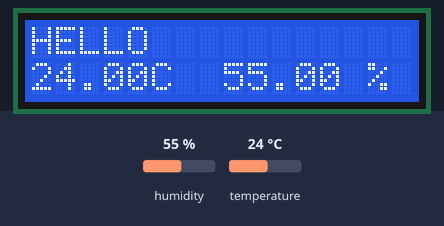
Simulated run of this sketch. Board: Arduino Uno, built with avr-gcc and run on an emulated ATmega328P. On the bench: 16×2 character LCD. Inputs (shaded band) come from the test bench; at power-on: humidity 55 %, temperature 24 °C. What the sketch prints to the serial monitor is not drawn.

Above: at 2.3 s.
2.4 s: humidity set to 22 %
At 3.3 s:
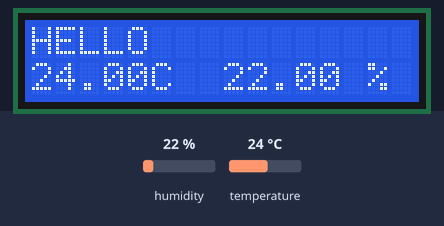
4.2 s: temperature set to 12 °C
At 5.2 s:
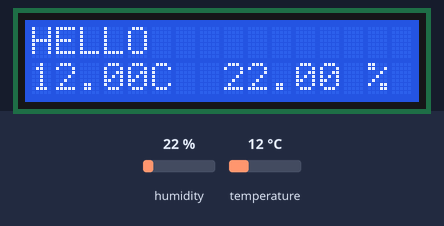
5.7 s: humidity set to 40 %
At 7.0 s:
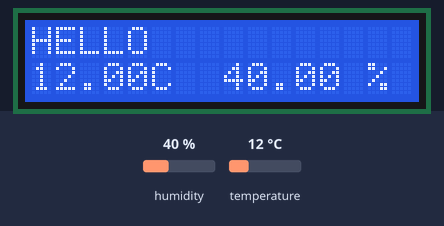
7.6 s: temperature set to 19 °C
At 8.9 s:
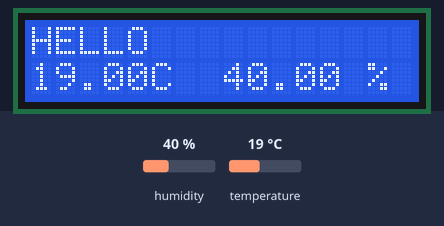
Timing chart, 0 to 10.1 s (numbered marks = the images above; inputs shaded):
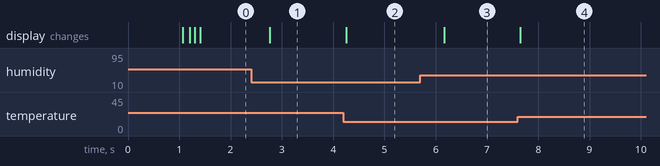

The sketch:

LCDc.ino
```cpp
#include <Wire.h>  // Comes with Arduino IDE
#include <LiquidCrystal_I2C.h>
#include <dht.h>
#define dht_dpin 8 //定義訊號要從Pin 8 進來
dht DHT;
LiquidCrystal_I2C lcd(0x27, 2, 1, 0, 4, 5, 6, 7, 3, POSITIVE);  //SDA->A4SCL->A5
void setup()
{
  Serial.begin(9600);
delay(300);             //Let system settle
Serial.println("Humidity and temperature\n\n");
delay(700);
   lcd.begin(16,2);
    /*lcd.backlight();
    delay(250);*/
  lcd.noBacklight();
 //     delay(250);
  lcd.backlight();
  lcd.setCursor(0,0);
  lcd.print("HELLO");
  delay(100);
}
void loop()
{
DHT.read11(dht_dpin);
 lcd.setCursor(0,1);
  lcd.print(DHT.temperature);
  delay(100);
  lcd.setCursor(5,1);
  lcd.print("C");
  delay(100);
  lcd.setCursor(8,1);
  lcd.print(DHT.humidity);
  lcd.setCursor(14,1);
  lcd.print("%");
  delay(100);
Serial.print("Humidity = ");
Serial.print(DHT.humidity);
Serial.print("% ");
Serial.print("temperature = ");
Serial.print(DHT.temperature);
Serial.println("C ");
}
```

Measured:
- after the input at 2.4 s, the display: changes after 0.37 s (image 1)
- after the input at 4.2 s, the display: changes after 0.06 s (image 2)
- after the input at 5.7 s, the display: changes after 0.46 s (image 3)
- after the input at 7.6 s, the display: changes after 0.05 s (image 4)
